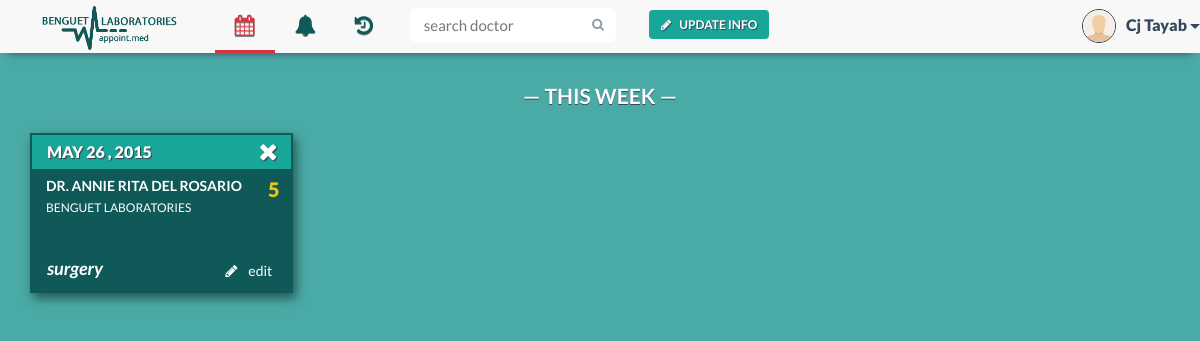
/appointment_week.php (signed in), run on the app's committed database.
### tables this page shows
CREATE TABLE IF NOT EXISTS `patient` (
  `patient_id` varchar(30) NOT NULL,
  `patient_name` varchar(30) NOT NULL,
  `patient_contact` varchar(20) NOT NULL,
  `birthdate` date NOT NULL,
  `email` varchar(30) NOT NULL,
  `username` varchar(30) NOT NULL,
  `occupation` text,
  PRIMARY KEY (`patient_id`),
  KEY `username` (`username`)
);

CREATE TABLE IF NOT EXISTS `appointment` (
  `appointment_id` int(30) NOT NULL AUTO_INCREMENT,
  `remarks` text NOT NULL,
  `doctor_id` varchar(30) NOT NULL,
  `patient_id` varchar(30) NOT NULL,
  `appoint_date` date NOT NULL,
  `appointment_status` enum('Cancelled','Completed','Referred','Inqueue') NOT NULL,
  `clinic_id` int(30) NOT NULL,
  PRIMARY KEY (`appointment_id`),
  KEY `doctor_id_2` (`doctor_id`),
  KEY `patient_id` (`patient_id`),
  KEY `clinic_id` (`clinic_id`)
);

CREATE TABLE IF NOT EXISTS `doctor` (
  `doctor_id` varchar(30) NOT NULL,
  `doctor_name` varchar(30) NOT NULL,
  `specialization` text NOT NULL,
  `doctor_status` enum('In','Out','Break') NOT NULL,
  `email` varchar(30) NOT NULL,
  `username` varchar(30) NOT NULL,
  PRIMARY KEY (`doctor_id`),
  KEY `username` (`username`)
);

CREATE TABLE IF NOT EXISTS `clinic` (
  `clinic_id` int(30) NOT NULL AUTO_INCREMENT,
  `clinic_location` varchar(200) NOT NULL,
  `clinic_name` varchar(50) NOT NULL,
  `clinic_contact` text NOT NULL,
  `doctor_id` varchar(30) NOT NULL,
  `cut_off_no` int(30) NOT NULL,
  PRIMARY KEY (`clinic_id`),
  KEY `doctor_id` (`doctor_id`)
);

CREATE TABLE IF NOT EXISTS `queue_notif` (
  `queue_id` int(100) NOT NULL,
  `clinic_id` int(30) NOT NULL,
  `appointment_id` int(30) NOT NULL,
  `appoint_date` date NOT NULL,
  KEY `appointment_id` (`appointment_id`),
  KEY `clinic_id` (`clinic_id`),
  KEY `queue_id` (`queue_id`)
);

### include/appointment-panel.php (the view, shortened to what this page needs)
<?php
if (mysqli_num_rows($p_result) >= 1) {
    while ($d_row = mysqli_fetch_array($p_result)) {
        $app_id = $d_row['appointment_id'];
        $doctor = $d_row['doctor_id'];
        $date = $d_row['appoint_date'];
        $date = date("F j , Y", strtotime($date));
        $c_id = $d_row['clinic_id'];
        $d_result = mysqli_query($con, "SELECT * FROM doctor NATURAL JOIN clinic NATURAL JOIN clinic_schedule WHERE doctor_id LIKE '$doctor' AND clinic_id LIKE '$c_id'");
        $doc = mysqli_fetch_array($d_result);
        $clinic_name = $doc['clinic_name'];
        $days = $doc['days'];
        $queue = mysqli_query($con, "SELECT * FROM queue_notif WHERE appointment_id LIKE '$app_id' ");
        $queue_row = mysqli_fetch_array($queue);
        $queue_id = $queue_row['queue_id'];
        $queue_date = $queue_row['appoint_date'];
        echo '<div class="col-xs-12 col-md-6 col-lg-3" id="' . $d_row['appointment_id'] . '">';
        echo "<div class='panel panel-default' id='asd'><div class='panel-heading appointment-date' >";
        echo $date;
        echo "<a href=\"close.php?id=$d_row[appointment_id]&doc=$doctor&pat=$patient_id&cid=$c_id&qid=$queue_id&qd=$queue_date\" onclick='return confirm(\"Do you want to cancel this appointment?\")' title=\"Cancel\"><i class=\"fa fa-remove fa-lg delete-btn\"></i></a></div>
    <div class=\"panel-body\">";
        echo '<p class="appointment-header">Dr. ' . $doc['doctor_name'] . '</p>';
        echo '<p>' . $clinic_name . '</p>';
        echo '<p class="pt-queue-number"><span>'.$queue_id.'</span></p>';
        echo "</div><div class='appmnt-pnl-btns'>
    <a class='btn btn-block appo tooltip-top' data-toggle='modal' data-target='.bs-example-modal-sm' data-id='" . $app_id . "' data-doctor-id='" . $doctor . "' data-clinic-id='" . $c_id . "' data-days='".$days."' data-tooltip='edit this appointment'><span><i class='fa fa-pencil'></i></span> Edit</a>";
        echo '<p class="appointment-specs">' . $doc['specialization'] . '</p></div></div>';
        echo '</div>';
    }
}
?>

### include/pt-nav-end.php (shortened to what this page needs)
                <li class="nav-button navbar-right">
                    <button type="button" class="btn btn-default btn-noborder green-btn nav-modal-button" data-toggle="modal" data-target=".bs-pt-edit-profile-modal-lg" data-id="'.$appointment_id.'" data-patient-id="'.$patient_id.'">
                    <i class="fa fa-pencil"></i>Update Info</button>
                </li>
                <form class="navbar-form navbar-right" method="post" role="search" action="search.php">
                    <div class="input-group search-bar">
                        <input type="text" class="form-control" name="search" placeholder="search doctor" id="inputSearch">
                        <span class="input-group-btn">
                            <button type="submit" class="btn"><i class="fa fa-search"></i></button>
                        </span>
                    </div>
                </form>
            </ul>
            <ul class="nav navbar-nav navbar-right signedin">
                <div class="btn-group navbar-right tooltip-bottom" data-tooltip="You">
                    <button type="button" class="btn btn-default btn-lg btn-noborder dropdown-toggle" data-toggle="dropdown" aria-expanded="false">
                        <div class="signedin-photo">
                            <img src="img/profile/<?php
                            $file = "img/profile/" . $patient_id . ".jpg";
                            if (file_exists($file)) {
                                echo $patient_id;
                            } else {
                                echo 'profile_avatar';
                            }
                            ?>.jpg" class="img-responsive">
                        </div>
            <?php echo $patient_n ?>
                        <span class="caret"></span>
                    </button>
                </div>
            </ul>
        </div>
    </div>
</nav>

### css/tooltip.css (style rules this page uses)
[data-tooltip], .tooltip { position: relative; cursor: pointer; }
[data-tooltip]:before, [data-tooltip]:after, .tooltip:before, .tooltip:after { position: absolute; visibility: hidden; -ms-filter: "progid:DXImageTransform.Microsoft.Alpha(Opacity=0)"; filter: progid:DXImageTransform.Microsoft.Alpha(Opacity=0); opacity: 0; -webkit-transition: opacity 0.2s ease-in-out, visibility 0.2s ease-in-out, -webkit-transform 0.2s cubic-bezier(0.71, 1.7, 0.77, 1.24); -moz-transition: opacity 0.2s ease-in-out, visibility 0.2s ease-in-out, -moz-transform 0.2s cubic-bezier(0.71, 1.7, 0.77, 1.24); transition: opacity 0.2s ease-in-out, visibility 0.2s ease-in-out, transform 0.2s cubic-bezier(0.71, 1.7, 0.77, 1.24); -webkit-transform: translate3d(0, 0, 0); -moz-transform: translate3d(0, 0, 0); transform: translate3d(0, 0, 0); pointer-events: none; }
.tooltip:before, [data-tooltip]:before { z-index: 1001; border: 6px solid transparent; background: transparent; content: ""; }
.tooltip:after, [data-tooltip]:after { z-index: 1002; padding: 8px; min-width: 120px; background-color: #000; background-color: hsla(0, 0%, 20%, 0.9); color: #fff; content: attr(data-tooltip); font-size: 14px; line-height: 1.2; text-align: center; }
[data-tooltip]:before, [data-tooltip]:after, .tooltip:before, .tooltip:after, .tooltip-top:before, .tooltip-top:after { bottom: 100%; left: 50%; }
[data-tooltip]:before, .tooltip:before, .tooltip-top:before { margin-left: -6px; margin-bottom: -12px; border-top-color: #000; border-top-color: hsla(0, 0%, 20%, 0.9); }
[data-tooltip]:after, .tooltip:after, .tooltip-top:after { margin-left: -60px; }
.tooltip-bottom:before, .tooltip-bottom:after { top: 100%; bottom: auto; left: 50%; }
.tooltip-bottom:before { margin-top: -12px; margin-bottom: 0; border-top-color: transparent; border-bottom-color: #000; border-bottom-color: hsla(0, 0%, 20%, 0.9); }

### data on the page
patient: patient_name "Cj Tayab"
appointment: appoint_date "MAY 26 , 2015", doctor.doctor_name "ANNIE RITA DEL ROSARIO", clinic.clinic_name "BENGUET LABORATORIES", queue_notif.queue_id "5", doctor.specialization "surgery"
